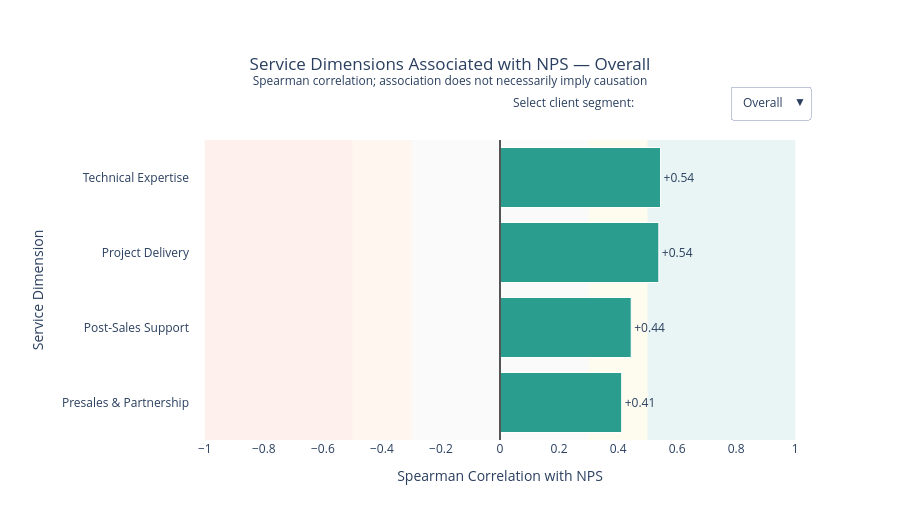

Source (notebook cell):
### Markdown cell above
## Visualisation 3 — Service Dimensions Associated with NPS Rating

**Purpose:** Identify which service dimensions are most strongly associated with customer loyalty overall and within each client type.

The chart uses **Spearman correlation**, which is suitable for examining whether higher ordinal service ratings generally move together with higher NPS ratings without assuming a perfectly linear relationship.

**How to interact:** Use the dropdown menu to switch between Overall, Govt, NPO and Private results. Hover over a bar to view the exact correlation and its interpretation band.

### Code cell
import pandas as pd
import plotly.graph_objects as go


# -------------------------------------------------
# 1. Variables and labels
# -------------------------------------------------

service_columns = [
    "PRESALES AND PARTNERSHIP",
    "TECHNICAL EXPERTISE",
    "PROJECT DELIVERY",
    "POST-SALES SUPPORT"
]

service_label_map = {
    "PRESALES AND PARTNERSHIP": "Presales & Partnership",
    "TECHNICAL EXPERTISE": "Technical Expertise",
    "PROJECT DELIVERY": "Project Delivery",
    "POST-SALES SUPPORT": "Post-Sales Support"
}

segment_order = ["Overall"] + [
    client_type
    for client_type in ["Govt", "NPO", "Private"]
    if client_type in df["TYPE"].unique()
]


# -------------------------------------------------
# 2. Create Overall and client-segment datasets
# -------------------------------------------------

client_groups = {
    "Overall": df
}

for client_type in segment_order[1:]:
    client_groups[client_type] = df[
        df["TYPE"] == client_type
    ]


# -------------------------------------------------
# 3. Calculate Spearman correlations
# -------------------------------------------------

correlation_tables = {}

for segment, group_data in client_groups.items():
    correlations = (
        group_data[service_columns + ["NPS RATING"]]
        .corr(method="spearman")["NPS RATING"]
        .drop("NPS RATING")
        .rename("Correlation")
        .reset_index()
        .rename(columns={"index": "Service Dimension"})
    )

    correlations["Service Dimension"] = (
        correlations["Service Dimension"]
        .replace(service_label_map)
    )

    correlations["Records"] = len(group_data)

    correlations["Unique Clients"] = (
        group_data["CLIENT ID"].nunique()
    )

    # Weakest at the bottom and strongest at the top
    correlations = correlations.sort_values(
        "Correlation",
        ascending=True
    )

    correlation_tables[segment] = correlations


# -------------------------------------------------
# 4. Create Graph Objects figure
# -------------------------------------------------

fig3 = go.Figure()

for index, segment in enumerate(segment_order):
    table = correlation_tables[segment]

    bar_colours = [
        "#2A9D8F" if value >= 0 else "#E76F51"
        for value in table["Correlation"]
    ]

    hover_data = [
        [records, clients]
        for records, clients in zip(
            table["Records"],
            table["Unique Clients"]
        )
    ]

    fig3.add_trace(
        go.Bar(
            x=table["Correlation"],
            y=table["Service Dimension"],

            orientation="h",

            name=segment,
            visible=(index == 0),

            marker=dict(
                color=bar_colours,
                line=dict(
                    color="white",
                    width=1
                )
            ),

            text=[
                f"{value:+.2f}"
                for value in table["Correlation"]
            ],

            textposition="outside",
            cliponaxis=False,

            customdata=hover_data,

            hovertemplate=(
                "<b>%{y}</b><br>"
                f"Client Segment: {segment}<br>"
                "Spearman Correlation: %{x:.3f}<br>"
                "Records Used: %{customdata[0]}<br>"
                "Unique Clients: %{customdata[1]}"
                "<extra></extra>"
            )
        )
    )


# -------------------------------------------------
# 5. Create client-segment dropdown
# -------------------------------------------------

segment_buttons = []

for index, segment in enumerate(segment_order):
    visibility = [False] * len(segment_order)
    visibility[index] = True

    table = correlation_tables[segment]

    segment_buttons.append(
        dict(
            label=segment,
            method="update",
            args=[
                {
                    "visible": visibility
                },
                {
                    "title.text": (
                        "Service Dimensions Associated with NPS"
                        f" — {segment}"
                        "<br><sup>"
                        "Spearman correlation; association does not "
                        "necessarily imply causation"
                        "</sup>"
                    ),
                    "yaxis.categoryorder": "array",
                    "yaxis.categoryarray": (
                        table["Service Dimension"].tolist()
                    )
                }
            ]
        )
    )


# -------------------------------------------------
# 6. Add correlation-strength background regions
# -------------------------------------------------

# Strong negative
fig3.add_vrect(
    x0=-1,
    x1=-0.5,
    fillcolor="#E76F51",
    opacity=0.10,
    line_width=0,
    layer="below"
)

# Moderate negative
fig3.add_vrect(
    x0=-0.5,
    x1=-0.3,
    fillcolor="#F4A261",
    opacity=0.10,
    line_width=0,
    layer="below"
)

# Weak relationship
fig3.add_vrect(
    x0=-0.3,
    x1=0.3,
    fillcolor="#BDBDBD",
    opacity=0.08,
    line_width=0,
    layer="below"
)

# Moderate positive
fig3.add_vrect(
    x0=0.3,
    x1=0.5,
    fillcolor="#F6D365",
    opacity=0.10,
    line_width=0,
    layer="below"
)

# Strong positive
fig3.add_vrect(
    x0=0.5,
    x1=1,
    fillcolor="#2A9D8F",
    opacity=0.10,
    line_width=0,
    layer="below"
)

fig3.add_vline(
    x=0,
    line_width=2,
    line_color="#555555"
)


# -------------------------------------------------
# 7. Format the chart
# -------------------------------------------------

initial_table = correlation_tables["Overall"]

fig3.update_layout(
    title=dict(
        text=(
            "Service Dimensions Associated with NPS — Overall"
            "<br><sup>"
            "Spearman correlation; association does not "
            "necessarily imply causation"
            "</sup>"
        ),
        x=0.5,
        xanchor="center"
    ),

    xaxis=dict(
        title="Spearman Correlation with NPS",
        range=[-1.05, 1.05],
        dtick=0.2,
        zeroline=False
    ),

    yaxis=dict(
        title="Service Dimension",
        categoryorder="array",
        categoryarray=(
            initial_table["Service Dimension"].tolist()
        )
    ),

    updatemenus=[
        dict(
            buttons=segment_buttons,
            direction="down",
            showactive=True,
            active=0,
            x=1,
            xanchor="right",
            y=1.18,
            yanchor="top"
        )
    ],

    annotations=[
        dict(
            text="Select client segment:",
            x=0.72,
            y=1.16,
            xref="paper",
            yref="paper",
            showarrow=False
        )
    ],

    template="plotly_white",
    showlegend=False,
    hovermode="closest",

    margin=dict(
        l=190,
        r=90,
        t=140,
        b=80
    ),

    height=520
)


# -------------------------------------------------
# 8. Display the graph
# -------------------------------------------------

fig3.show(
    config={
        "displayModeBar": True,
        "displaylogo": False,
        "scrollZoom": True,
        "responsive": True,

        "toImageButtonOptions": {
            "format": "png",
            "filename": "service_nps_correlation",
            "scale": 2
        }
    }
)

### Figure 1 — Plotly figure (JSON) as saved in the notebook; plotly's stock layout.template omitted (floating-point values rounded to 4 significant figures)
{"data": [{"cliponaxis": false, "customdata": [[392, 140], [392, 140], [392, 140], [392, 140]], "hovertemplate": "<b>%{y}</b><br>Client Segment: Overall<br>Spearman Correlation: %{x:.3f}<br>Records Used: %{customdata[0]}<br>Unique Clients: %{customdata[1]}<extra></extra>", "marker": {"color": ["#2A9D8F", "#2A9D8F", "#2A9D8F", "#2A9D8F"], "line": {"color": "white", "width": 1}}, "name": "Overall", "orientation": "h", "text": ["+0.41", "+0.44", "+0.54", "+0.54"], "textposition": "outside", "type": "bar", "visible": true, "x": [0.4122, 0.4444, 0.538, 0.5438], "y": ["Presales & Partnership", "Post-Sales Support", "Project Delivery", "Technical Expertise"]}, {"cliponaxis": false, "customdata": [[54, 21], [54, 21], [54, 21], [54, 21]], "hovertemplate": "<b>%{y}</b><br>Client Segment: Govt<br>Spearman Correlation: %{x:.3f}<br>Records Used: %{customdata[0]}<br>Unique Clients: %{customdata[1]}<extra></extra>", "marker": {"color": ["#2A9D8F", "#2A9D8F", "#2A9D8F", "#2A9D8F"], "line": {"color": "white", "width": 1}}, "name": "Govt", "orientation": "h", "text": ["+0.25", "+0.43", "+0.52", "+0.56"], "textposition": "outside", "type": "bar", "visible": false, "x": [0.2464, 0.4267, 0.522, 0.5585], "y": ["Presales & Partnership", "Post-Sales Support", "Technical Expertise", "Project Delivery"]}, {"cliponaxis": false, "customdata": [[34, 13], [34, 13], [34, 13], [34, 13]], "hovertemplate": "<b>%{y}</b><br>Client Segment: NPO<br>Spearman Correlation: %{x:.3f}<br>Records Used: %{customdata[0]}<br>Unique Clients: %{customdata[1]}<extra></extra>", "marker": {"color": ["#2A9D8F", "#2A9D8F", "#2A9D8F", "#2A9D8F"], "line": {"color": "white", "width": 1}}, "name": "NPO", "orientation": "h", "text": ["+0.28", "+0.37", "+0.62", "+0.67"], "textposition": "outside", "type": "bar", "visible": false, "x": [0.2815, 0.3694, 0.6191, 0.6698], "y": ["Post-Sales Support", "Technical Expertise", "Presales & Partnership", "Project Delivery"]}, {"cliponaxis": false, "customdata": [[304, 106], [304, 106], [304, 106], [304, 106]], "hovertemplate": "<b>%{y}</b><br>Client Segment: Private<br>Spearman Correlation: %{x:.3f}<br>Records Used: %{customdata[0]}<br>Unique Clients: %{customdata[1]}<extra></extra>", "marker": {"color": ["#2A9D8F", "#2A9D8F", "#2A9D8F", "#2A9D8F"], "line": {"color": "white", "width": 1}}, "name": "Private", "orientation": "h", "text": ["+0.43", "+0.46", "+0.52", "+0.57"], "textposition": "outside", "type": "bar", "visible": false, "x": [0.4256, 0.4644, 0.5215, 0.5714], "y": ["Presales & Partnership", "Post-Sales Support", "Project Delivery", "Technical Expertise"]}], "layout": {"annotations": [{"showarrow": false, "text": "Select client segment:", "x": 0.72, "xref": "paper", "y": 1.16, "yref": "paper"}], "height": 520, "hovermode": "closest", "margin": {"b": 80, "l": 190, "r": 90, "t": 140}, "shapes": [{"fillcolor": "#E76F51", "layer": "below", "line": {"width": 0}, "opacity": 0.1, "type": "rect", "x0": -1, "x1": -0.5, "xref": "x", "y0": 0, "y1": 1, "yref": "y domain"}, {"fillcolor": "#F4A261", "layer": "below", "line": {"width": 0}, "opacity": 0.1, "type": "rect", "x0": -0.5, "x1": -0.3, "xref": "x", "y0": 0, "y1": 1, "yref": "y domain"}, {"fillcolor": "#BDBDBD", "layer": "below", "line": {"width": 0}, "opacity": 0.08, "type": "rect", "x0": -0.3, "x1": 0.3, "xref": "x", "y0": 0, "y1": 1, "yref": "y domain"}, {"fillcolor": "#F6D365", "layer": "below", "line": {"width": 0}, "opacity": 0.1, "type": "rect", "x0": 0.3, "x1": 0.5, "xref": "x", "y0": 0, "y1": 1, "yref": "y domain"}, {"fillcolor": "#2A9D8F", "layer": "below", "line": {"width": 0}, "opacity": 0.1, "type": "rect", "x0": 0.5, "x1": 1, "xref": "x", "y0": 0, "y1": 1, "yref": "y domain"}, {"line": {"color": "#555555", "width": 2}, "type": "line", "x0": 0, "x1": 0, "xref": "x", "y0": 0, "y1": 1, "yref": "y domain"}], "showlegend": false, "title": {"text": "Service Dimensions Associated with NPS — Overall<br><sup>Spearman correlation; association does not necessarily imply causation</sup>", "x": 0.5, "xanchor": "center"}, "updatemenus": [{"active": 0, "buttons": [{"args": [{"visible": [true, false, false, false]}, {"title.text": "Service Dimensions Associated with NPS — Overall<br><sup>Spearman correlation; association does not necessarily imply causation</sup>", "yaxis.categoryarray": ["Presales & Partnership", "Post-Sales Support", "Project Delivery", "Technical Expertise"], "yaxis.categoryorder": "array"}], "label": "Overall", "method": "update"}, {"args": [{"visible": [false, true, false, false]}, {"title.text": "Service Dimensions Associated with NPS — Govt<br><sup>Spearman correlation; association does not necessarily imply causation</sup>", "yaxis.categoryarray": ["Presales & Partnership", "Post-Sales Support", "Technical Expertise", "Project Delivery"], "yaxis.categoryorder": "array"}], "label": "Govt", "method": "update"}, {"args": [{"visible": [false, false, true, false]}, {"title.text": "Service Dimensions Associated with NPS — NPO<br><sup>Spearman correlation; association does not necessarily imply causation</sup>", "yaxis.categoryarray": ["Post-Sales Support", "Technical Expertise", "Presales & Partnership", "Project Delivery"], "yaxis.categoryorder": "array"}], "label": "NPO", "method": "update"}, {"args": [{"visible": [false, false, false, true]}, {"title.text": "Service Dimensions Associated with NPS — Private<br><sup>Spearman correlation; association does not necessarily imply causation</sup>", "yaxis.categoryarray": ["Presales & Partnership", "Post-Sales Support", "Project Delivery", "Technical Expertise"], "yaxis.categoryorder": "array"}], "label": "Private", "method": "update"}], "direction": "down", "showactive": true, "x": 1, "xanchor": "right", "y": 1.18, "yanchor": "top"}], "xaxis": {"dtick": 0.2, "range": [-1.05, 1.05], "title": {"text": "Spearman Correlation with NPS"}, "zeroline": false}, "yaxis": {"categoryarray": ["Presales & Partnership", "Post-Sales Support", "Project Delivery", "Technical Expertise"], "categoryorder": "array", "title": {"text": "Service Dimension"}}}}
